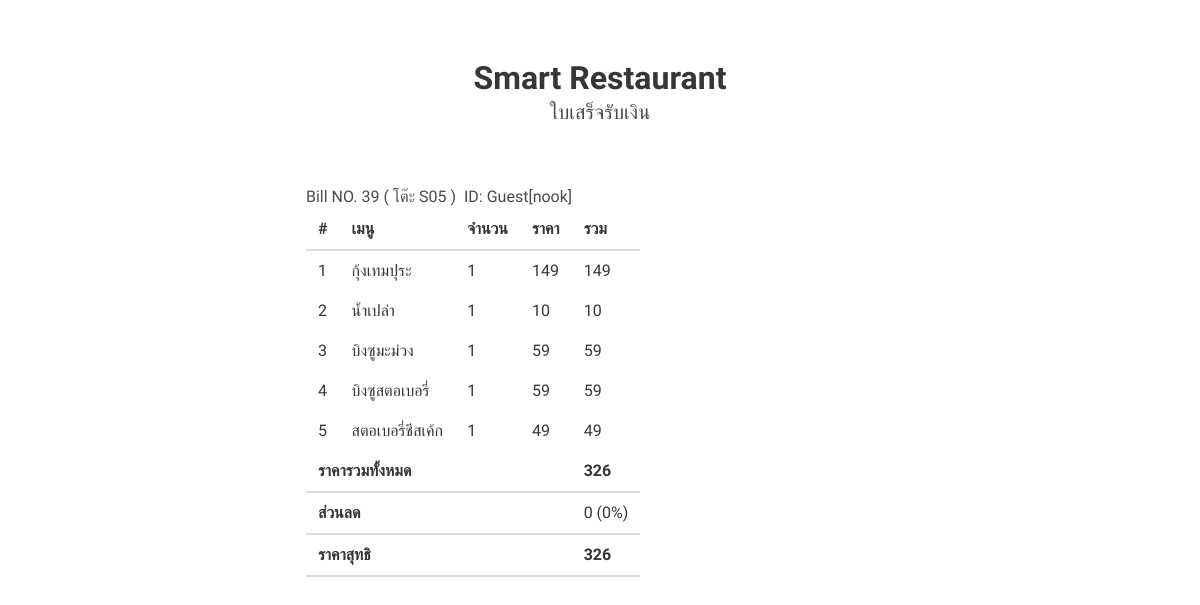
Page /bill.php?id=39 on the committed database.
### tables this page shows
CREATE TABLE IF NOT EXISTS `order_recript` (
  `id` int(11) NOT NULL AUTO_INCREMENT,
  `r_id` int(11) NOT NULL,
  `username` varchar(25) NOT NULL,
  `tableNum` varchar(4) NOT NULL,
  `foodID` int(11) NOT NULL,
  `foodNum` int(11) NOT NULL DEFAULT '1',
  `price` int(11) NOT NULL,
  `status` int(11) NOT NULL DEFAULT '0',
  `ORTIME` timestamp NOT NULL DEFAULT CURRENT_TIMESTAMP,
  `maketime` datetime NOT NULL,
  PRIMARY KEY (`id`),
  KEY `id` (`id`)
);

CREATE TABLE IF NOT EXISTS `receipt` (
  `id` int(11) NOT NULL AUTO_INCREMENT,
  `username` varchar(25) NOT NULL,
  `tableNum` varchar(4) NOT NULL,
  `sumary` float NOT NULL DEFAULT '0',
  `status` int(11) NOT NULL DEFAULT '0',
  `STTIME` timestamp NOT NULL DEFAULT CURRENT_TIMESTAMP,
  `discount` int(11) NOT NULL DEFAULT '0',
  `nat` double NOT NULL,
  PRIMARY KEY (`id`),
  KEY `id` (`id`)
);

CREATE TABLE IF NOT EXISTS `food` (
  `id` int(11) NOT NULL AUTO_INCREMENT,
  `title` varchar(25) NOT NULL,
  `price` int(11) NOT NULL,
  `maketime` int(11) NOT NULL,
  `img` text NOT NULL,
  `category` varchar(25) NOT NULL,
  `rating` int(11) NOT NULL,
  `mtime` int(11) NOT NULL,
  PRIMARY KEY (`id`)
);

### src/bill.php (the view, shortened to what this page needs)
<?php
  require('./config.php');
  $sql = "SELECT order_recript.*, receipt.*, food.title ,food.price as fprice, order_recript.id as order_id, receipt.status as b_status  "
        ."FROM order_recript "
        ."INNER JOIN food ON order_recript.foodID = food.id "
        ."INNER JOIN receipt ON order_recript.r_id = receipt.id "
        ."WHERE r_id = ".$_GET['id'];
  $sth = $database->prepare($sql);
  $sth->execute();
  $tasks = $sth->fetchAll();
?>
<!DOCTYPE html>
<html>
  <head>
    <link rel="stylesheet" href="https://cdnjs.cloudflare.com/ajax/libs/bulma/0.4.1/css/bulma.min.css" />
    <link rel="stylesheet" href="https://maxcdn.bootstrapcdn.com/font-awesome/4.7.0/css/font-awesome.min.css" />
    <link rel="stylesheet" href="./public/css/custom.css" />
  </head>
  <body>
    <div class="column">
        <section class="hero">
            <div class="hero-body">
                <div class="container has-text-centered">
                    <h1 class="title">Smart Restaurant</h1>
                    <h2 class="subtitle">ใบเสร็จรับเงิน</h2>
                </div>
            </div>
        </section>
    </div>
    <?php $i=0;$d=0;$tableIndex = 'S00';foreach($tasks as $item){$i++;$d++;?>
      <?php if($tableIndex != $item['r_id']){ $tableIndex = $item['r_id'];?>
      <div class="columns">
          <div class="column is-half is-offset-one-quarter">
            Bill NO. <?=$item['r_id']?> ( โต๊ะ <?=$item['tableNum']?> )
            &nbsp;ID: <?=$item['username']?>
          <table class="table">
          <thead>
            <tr>
              <th>#</th>
              <th>เมนู</th>
              <th>จำนวน</th>
              <th>ราคา</th>
              <th>รวม</th>
            </tr>
          </thead>
    <?php }?>
          <tbody>
            <tr>
              <td><?=$d?></td>
              <td><?=$item['title']?></td>
              <td><?=$item['foodNum']?></td>
              <td><?=$item['fprice']?></td>
              <td><?=$item['price']?></td>
            </tr>
          </tbody>
    <?php if($tasks[$i]['r_id'] != $tableIndex){$d=0;?>
        <thead>
            <tr>
              <th colspan="4">ราคารวมทั้งหมด</th>
              <th><?=$item['sumary']?></th>
            </tr>
            <tr>
              <th colspan="4">ส่วนลด</th>
              <td><?=($item['sumary']*$item['discount']/100)?> (<?=$item['discount']?>%)</td>
            </tr>
            <tr>
              <th colspan="4">ราคาสุทธิ</th>
              <th><?=$item['nat']?></th>
            </tr>
          </thead>
        </table>
    <?php }?>
    <?php }?>
          </div>
      </div>
  </body>
</html>

### src/public/css/custom.css (style rules this page uses)
* { font-family: 'Prompt', sans-serif; }

### rows in the picture
order_recript: r "39", receipt.tableNum "S05", receipt.username "Guest[nook]", d "1", foodID.title "กุ้งเทมปุระ", foodNum "1", foodID.price "149", price "149"
order_recript: d "2", foodID.title "น้ำเปล่า", foodNum "1", foodID.price "10", price "10"
order_recript: d "3", foodID.title "บิงซูมะม่วง", foodNum "1", foodID.price "59", price "59"
order_recript: d "4", foodID.title "บิงซูสตอเบอรี่", foodNum "1", foodID.price "59", price "59"
order_recript: d "5", foodID.title "สตอเบอรี่ชีสเค้ก", foodNum "1", foodID.price "49", price "49", receipt.sumary "326", receipt.discount "0", receipt.nat "326"
